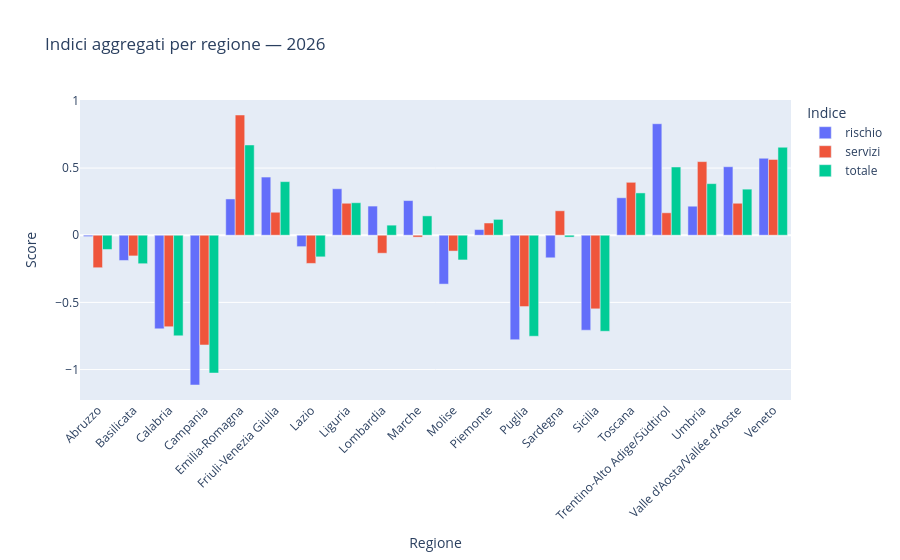

Source (notebook cell):
### Code cell
# Tutti gli indici (rischio/servizi/totale) per un anno — grouped bar
anno = 2026

dff = df[(df["year"] == anno) & (df["capacity"].isna())]

fig = px.bar(dff, x="territory", y="score", color="index", barmode="group",
             title=f"Indici aggregati per regione — {anno}",
             labels={"score": "Score", "territory": "Regione", "index": "Indice"})
fig.update_layout(xaxis_tickangle=-45)
fig.show()

### Figure 1 — Plotly figure (JSON) as saved in the notebook; plotly's stock layout.template omitted (floating-point values rounded to 4 significant figures)
{"data": [{"alignmentgroup": "True", "hovertemplate": "Indice=rischio<br>Regione=%{x}<br>Score=%{y}<extra></extra>", "legendgroup": "rischio", "marker": {"color": "#636efa", "pattern": {"shape": ""}}, "name": "rischio", "offsetgroup": "rischio", "orientation": "v", "showlegend": true, "textposition": "auto", "type": "bar", "x": ["Abruzzo", "Basilicata", "Calabria", "Campania", "Emilia-Romagna", "Friuli-Venezia Giulia", "Lazio", "Liguria", "Lombardia", "Marche", "Molise", "Piemonte", "Puglia", "Sardegna", "Sicilia", "Toscana", "Trentino-Alto Adige/Südtirol", "Umbria", "Valle d'Aosta/Vallée d'Aoste", "Veneto"], "xaxis": "x", "y": [-0.01, -0.188, -0.697, -1.115, 0.27, 0.433, -0.085, 0.346, 0.217, 0.258, -0.364, 0.042, -0.778, -0.168, -0.707, 0.279, 0.83, 0.216, 0.51, 0.573], "yaxis": "y"}, {"alignmentgroup": "True", "hovertemplate": "Indice=servizi<br>Regione=%{x}<br>Score=%{y}<extra></extra>", "legendgroup": "servizi", "marker": {"color": "#EF553B", "pattern": {"shape": ""}}, "name": "servizi", "offsetgroup": "servizi", "orientation": "v", "showlegend": true, "textposition": "auto", "type": "bar", "x": ["Abruzzo", "Basilicata", "Calabria", "Campania", "Emilia-Romagna", "Friuli-Venezia Giulia", "Lazio", "Liguria", "Lombardia", "Marche", "Molise", "Piemonte", "Puglia", "Sardegna", "Sicilia", "Toscana", "Trentino-Alto Adige/Südtirol", "Umbria", "Valle d'Aosta/Vallée d'Aoste", "Veneto"], "xaxis": "x", "y": [-0.242, -0.154, -0.681, -0.817, 0.895, 0.171, -0.21, 0.238, -0.134, -0.014, -0.118, 0.091, -0.531, 0.182, -0.548, 0.394, 0.167, 0.548, 0.238, 0.564], "yaxis": "y"}, {"alignmentgroup": "True", "hovertemplate": "Indice=totale<br>Regione=%{x}<br>Score=%{y}<extra></extra>", "legendgroup": "totale", "marker": {"color": "#00cc96", "pattern": {"shape": ""}}, "name": "totale", "offsetgroup": "totale", "orientation": "v", "showlegend": true, "textposition": "auto", "type": "bar", "x": ["Abruzzo", "Basilicata", "Calabria", "Campania", "Emilia-Romagna", "Friuli-Venezia Giulia", "Lazio", "Liguria", "Lombardia", "Marche", "Molise", "Piemonte", "Puglia", "Sardegna", "Sicilia", "Toscana", "Trentino-Alto Adige/Südtirol", "Umbria", "Valle d'Aosta/Vallée d'Aoste", "Veneto"], "xaxis": "x", "y": [-0.106, -0.212, -0.749, -1.026, 0.672, 0.399, -0.161, 0.242, 0.075, 0.144, -0.184, 0.118, -0.752, -0.014, -0.715, 0.315, 0.508, 0.384, 0.343, 0.655], "yaxis": "y"}], "layout": {"barmode": "group", "legend": {"title": {"text": "Indice"}, "tracegroupgap": 0}, "title": {"text": "Indici aggregati per regione — 2026"}, "xaxis": {"anchor": "y", "domain": [0, 1], "tickangle": -45, "title": {"text": "Regione"}}, "yaxis": {"anchor": "x", "domain": [0, 1], "title": {"text": "Score"}}}}
